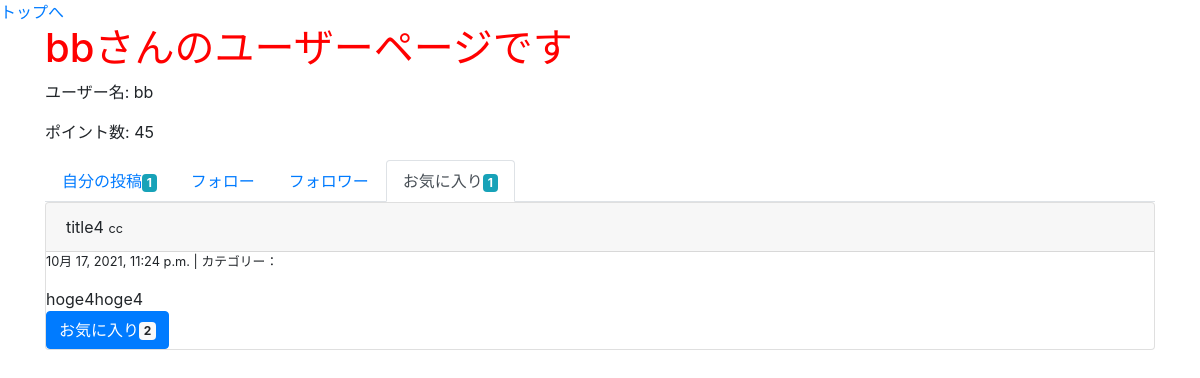
/user/3/favo (signed in), run on an earlier commit of the app's database.
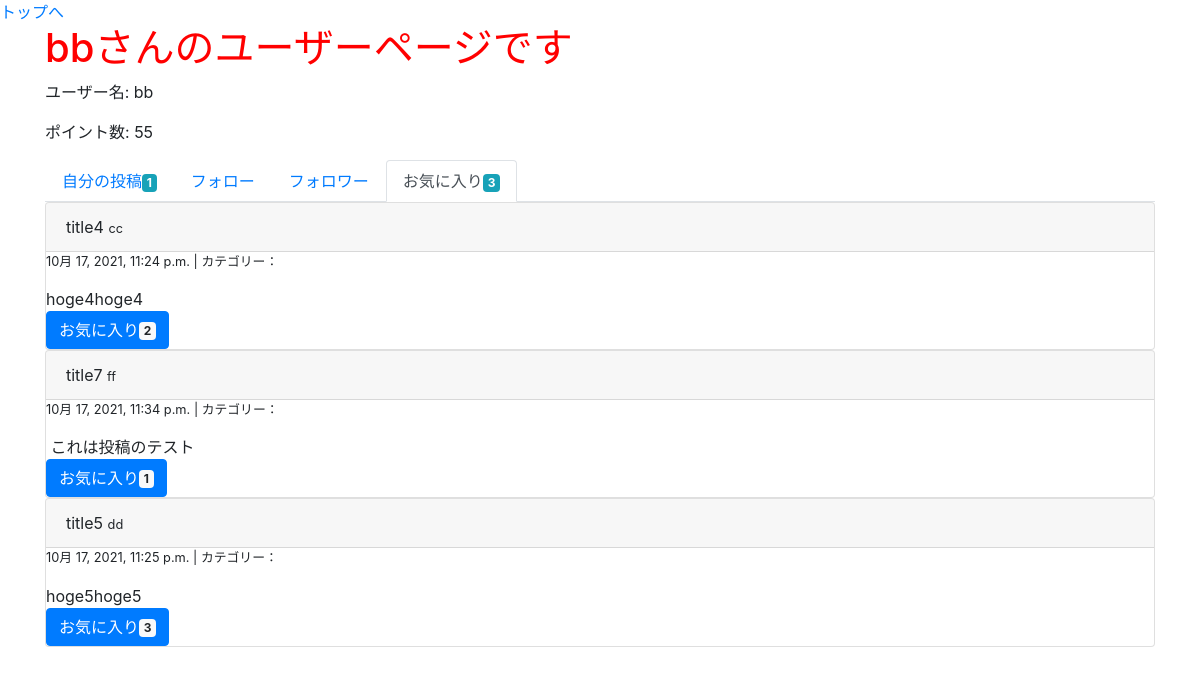
And on a later commit of the database.
### groomings/models.py (models this page shows, shortened)
class User(AbstractBaseUser, PermissionsMixin):
    username = models.CharField(max_length=150)
    email = models.EmailField(max_length=255, unique=True)
    point = models.IntegerField(default=50)
    follow = models.ManyToManyField(
        'self', blank=True, symmetrical=False, related_name="follower"
    )
    is_active = models.BooleanField(default=True)
    is_staff = models.BooleanField(default=False) # 管理画面にログインできるかどうか
    USERNAME_FIELD = 'email' # このテーブルのレコードを一意に識別
    REQUIRED_FIELDS = ['username'] # スーパーユーザー作成時に入力する(emailとパスワードは必須だからそれ以外で)
    objects = UserManager()

class Date(models.Model):
    created_at = models.DateTimeField(default=now)
    class Meta:
        abstract = True

class Post(Date):
    title = models.CharField(max_length=30, null=True, blank=True)
    image = models.FileField(upload_to='post_image/', null=True)
    text = models.TextField(null=True, blank=True)
    user = models.ForeignKey(
        'User', on_delete=models.CASCADE, related_name="user_post"
    )
    favorite = models.ManyToManyField(User, related_name="user_favo_post")
    category = models.CharField(max_length=15, default='カテゴリーなし')
    class Meta:
        db_table = 'post'

### groomings/views.py (the view)
# urls.py: path(r'user/<int:user_id>/favo', views.user_favo, name='user_favo'), # ユーザーのお気に入り投稿ページ
@login_required
def user_favo(request, user_id):
    user = User.objects.get(pk=user_id)
    my_follows = request.user.follow.all()
    favo_posts = user.user_favo_post.all()
    posts_count = user.user_post.all().count()
    favo_count = favo_posts.count()
    return render(request, 'groomings/user_favo.html', context={"page_owner": user, "my_follows": my_follows, 'favo_posts': favo_posts, "posts_count": posts_count, "favo_count": favo_count})

### groomings/templatetags/tag_event.py (called while the page is built)
@register.filter(name="count_favo")
def count_favo(post):
    return post.favorite.all().count()

### groomings/templates/groomings/user_favo.html (shortened to what this page needs)
{% extends "groomings/_user.html" %}
{% load tag_event %}
{% block posts %}
    <ul class="nav nav-tabs">
        <li class="nav-item"><a href="{% url 'groomings:user' page_owner.id %}" class="nav-link">自分の投稿<span class="badge badge-info">{{ posts_count }}</span></a></li>
        <li class="nav-item"><a href="{% url 'groomings:followee' page_owner.id %}" class="nav-link">フォロー</a></li>
        <li class="nav-item"><a href="{% url 'groomings:follower' page_owner.id %}" class="nav-link">フォロワー</a></li>
        <li class="nav-item"><a href="{% url 'groomings:user_favo' page_owner.id %}" class="nav-link active">お気に入り<span class="badge badge-info">{{ favo_count }}</span></a></li>
      </ul>
    {% for favo_post in favo_posts %}
      <div class="post card">
        <div class="card-header">
          {{ favo_post.title }}
          <small>{{ favo_post.user.username }}</small>
        </div>
        <div class="body">
          <p class="small">{{ favo_post.created_at }} | カテゴリー：{{ post.category }}</p>
          <span>{{ favo_post.text }}</span><br>
          <button class="btn btn-primary">お気に入り<span class="badge badge-light">{{ favo_post | count_favo }}</span></button>
        </div>
      </div>
    {% endfor %}
{% endblock %}

### groomings/templates/groomings/_user.html (shortened to what this page needs)
{% extends "groomings/base.html" %}
{% block content %}
  <h1 >{{ page_owner.username }}さんのユーザーページです</h1>
  <div class="card-title">
    <p>ユーザー名: {{ page_owner.username }}</p>
    <p>ポイント数: {{ page_owner.point }}</p>
  </div>
  <div>
    {% block posts %}{% endblock %}
  </div>
{% endblock %}

What changed in the data, as far as the page shows it:
changed User "bb": point "45" → "55"
now on this page (row unchanged): Post: title "title7", user.username "ff", created_at "10月 17, 2021, 11:34 p.m.", text "これは投稿のテスト", id "1"
now on this page (row unchanged): Post: title "title5", user.username "dd", created_at "10月 17, 2021, 11:25 p.m.", text "hoge5hoge5", id "3"
Also different on the page:
{{ favo_count }}: "1" → "3"
